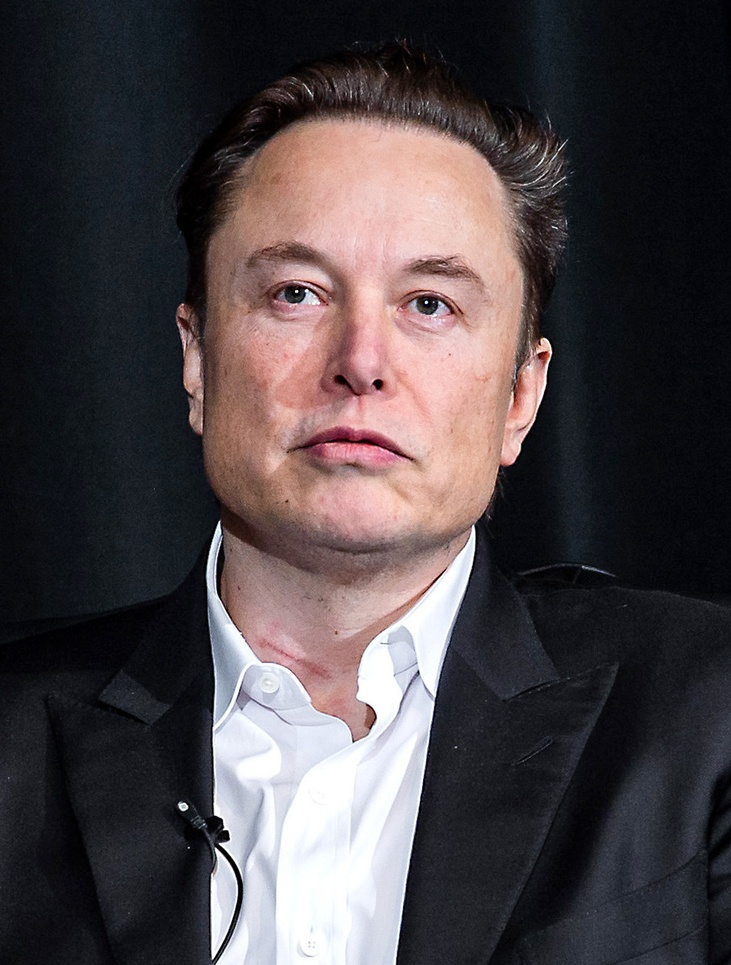
#> input picture reconocimiento_caras/imagenes/elonmusk/Elon_Musk_Colorado_2022.jpg, 731 x 965 px, shrunk from 907 x 1197 before the run
$ jupyter execute reconocimiento_caras.ipynb
#> lines starting #> are read from the running program, lines starting #| are printed output that depends on the picture; after the words box and inside, x2 and y2 are one past the last pixel; in counts of white or black regions, pixels touching at a corner belong together; long printed decimals are rounded
## Reconocimiento de caras

[cell 1]
import numpy as np
import cv2 as cv
from matplotlib import pyplot as plt
import os
import pylab # this allows you to control figure size

### Cargar las imagenes

[cell 2]
imagenes = []
for root, dirs, files in os.walk(".", topdown=False):
    if len(files) != 0:
        for name in files:
            imagenes.append(os.path.join(root, name))
    else:
        break
#> pass 2 of the loop `for root, dirs, files in os.walk(".", topdown=False):`:

### Funciones

[cell 3]
def obtener_cara(img):
  face_cascade = cv.CascadeClassifier(cv.data.haarcascades + \
                                  'haarcascade_frontalface_default.xml')

  gris = cv.cvtColor(img, cv.COLOR_BGR2GRAY)
  caras = face_cascade.detectMultiScale(gris,
                                 scaleFactor=1.3,
                                 minNeighbors=4,
                                 minSize=(30, 30),
                                 flags=cv.CASCADE_SCALE_IMAGE)
  c=[]
  for (x,y,w,h) in caras:
      c.append(gris[y:y+h,x:x+w])
  return c

def predict_face(modelo, img):
    #localizas la cara
    roi = obtener_cara(img)
    # roi
    id, confianza = modelo.predict(roi[0])
    if id == 0:
      print(f'id= {id} nombre= Biden confianza= {confianza}')
    elif id == 1:
      print(f'id= {id} nombre= Elon Musk confianza= {confianza}')
    elif id == 2:
      print(f'id= {id} nombre= Pedro Sanchez confianza= {confianza}')
    elif id == 3:
      print(f'id= {id} nombre= Putin confianza= {confianza}')

### Mostramos las caras que reconoce de las imagenes que le pasamos

[cell 4]
fig, (axs) = plt.subplots(nrows=len(imagenes), ncols=1, figsize=(50, 50))
for rang in range(len(imagenes)):

        img = cv.imread(imagenes[rang])
#> img is the input picture: shape (965, 731, 3); mean B, G, R 70.3, 67.3, 75.2

        face_cascade = cv.CascadeClassifier(cv.data.haarcascades + \
                                        'haarcascade_frontalface_default.xml')
        eye_cascade = cv.CascadeClassifier(cv.data.haarcascades + \
                                        'haarcascade_eye.xml')

        gris = cv.cvtColor(img, cv.COLOR_BGR2GRAY)
        caras = face_cascade.detectMultiScale(img,
                                 scaleFactor=1.3,
                                 minNeighbors=4,
                                 minSize=(30, 30),
                                 flags=cv.CASCADE_SCALE_IMAGE)
#> caras = [[160, 133, 411, 411]]
        img2 = img.copy()
        for (x,y,w,h) in caras:
                cv.rectangle(img2, (x,y), (x+w, y+h), (0,0,255), 4)
                roi = gris[y:y+h, x:x+w]
                roi_color = img2[y:y+h, x:x+w]
                ojos = eye_cascade.detectMultiScale(roi, 3, 1)
#> this loop made 1 pass
#> (x, y, w, h, ojos) on pass 1: (160, 133, 411, 411, [[106, 129, 60, 60], [238, 143, 60, 60]])
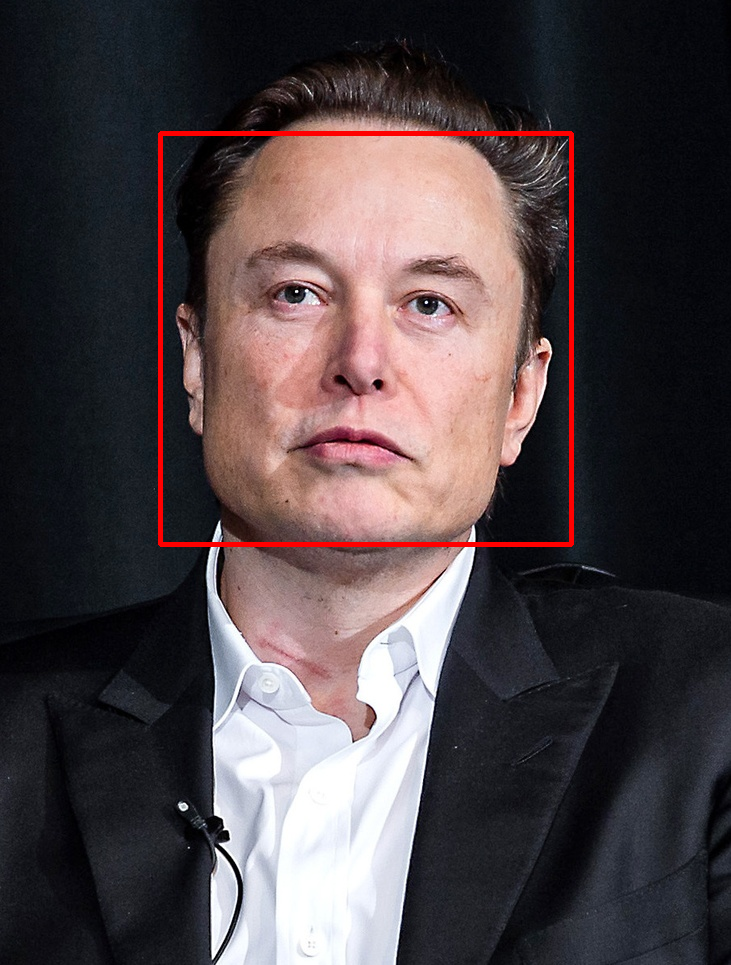
#> img2: shape (965, 731, 3); 1.16% of pixels changed, all inside (x1, y1, x2, y2) = (158, 131, 574, 547)
        for (x,y,w,h) in ojos:
                cv.rectangle(roi_color, (x,y), (x+w, y+h), (0,255, 0), 4)
#> this loop made 2 passes
#> (x, y, w, h) on passes 1 to 2: (106, 129, 60, 60), (238, 143, 60, 60)
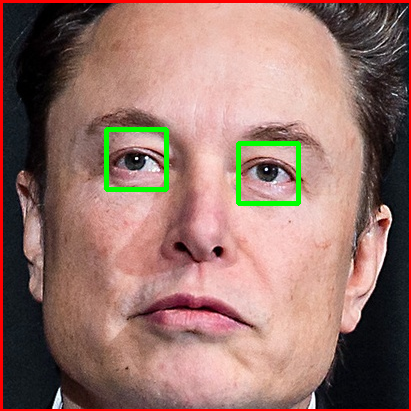
#> roi_color: shape (411, 411, 3); mean B, G, R 107, 115.8, 151.1

        axs[rang].imshow(img2,cmap="gray")
#> pass 2 of the loop `for rang in range(len(imagenes)):`:
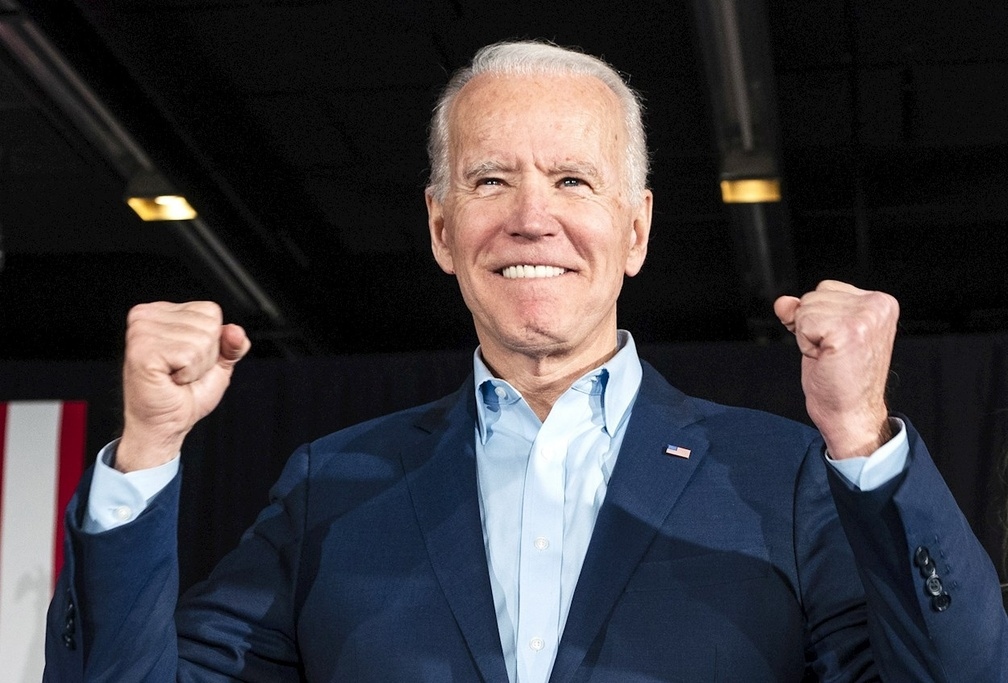
#> input picture reconocimiento_caras/imagenes/biden/5fa6d38b8a285.jpeg, 1008 x 683 px, shrunk from 1250 x 847 before the run
#> img is the input picture: shape (683, 1008, 3); mean B, G, R 62.4, 57.6, 59.4
#> `gris = cv.cvtColor(img, cv.COLOR_BGR2GRAY)`:
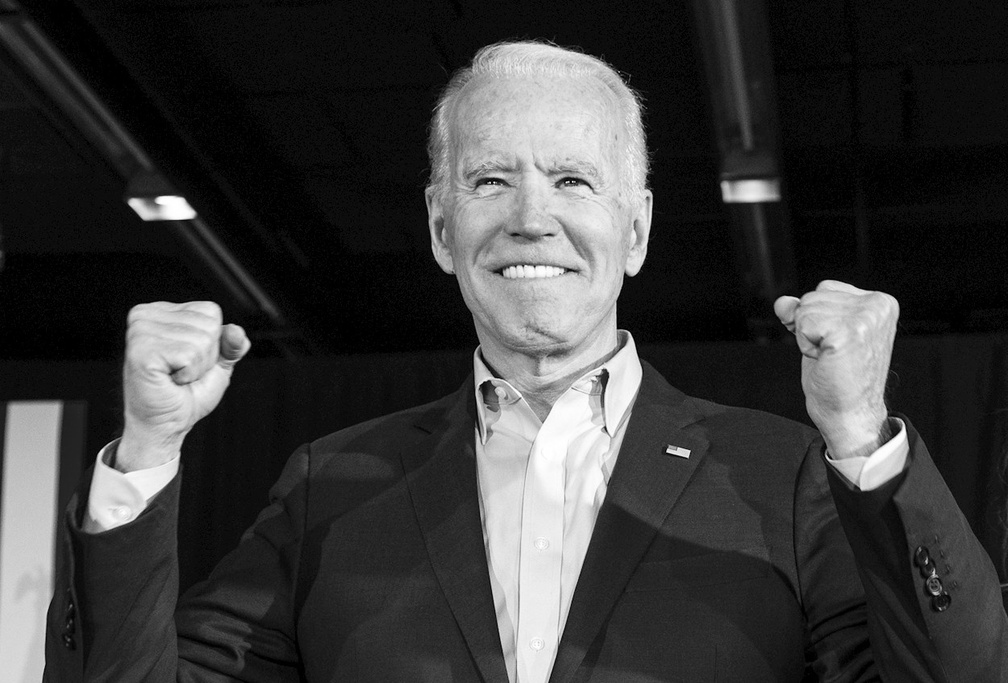
#> gris: shape (683, 1008); min 0, max 255, mean 58.7
#> `caras = face_cascade.detectMultiScale(img, scaleFactor=1.3, minNeighbo..`: caras = [[407, 77, 257, 257]]
#> the loop `for (x,y,w,h) in caras:` made 1 pass
#> after the loop `for (x,y,w,h) in caras:`:
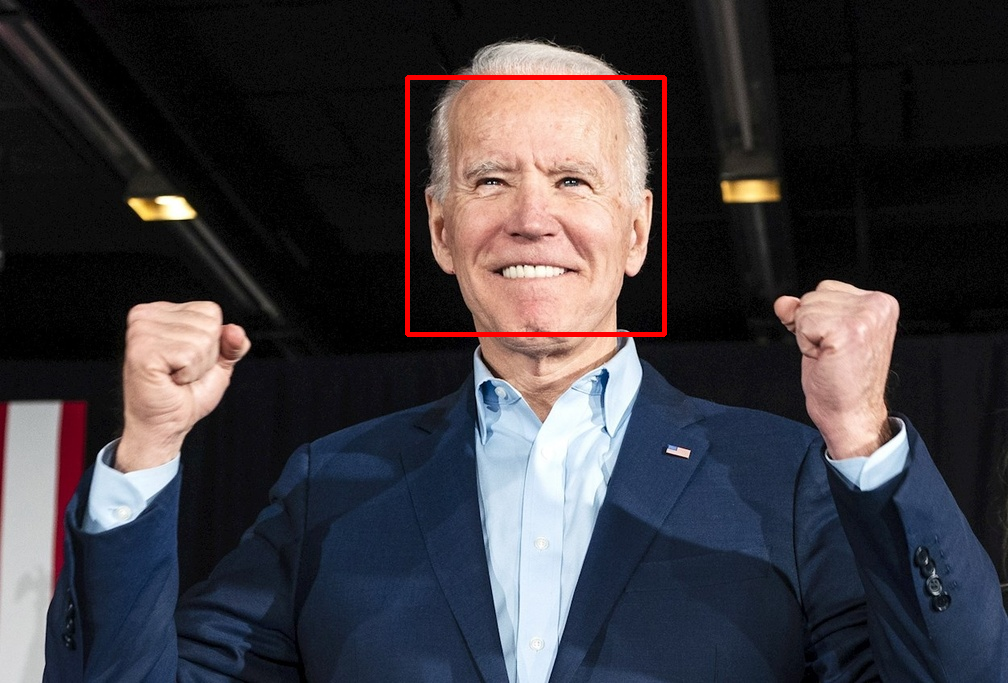
#> img2: shape (683, 1008, 3); 0.74% of pixels changed, all inside (x1, y1, x2, y2) = (405, 75, 667, 337)
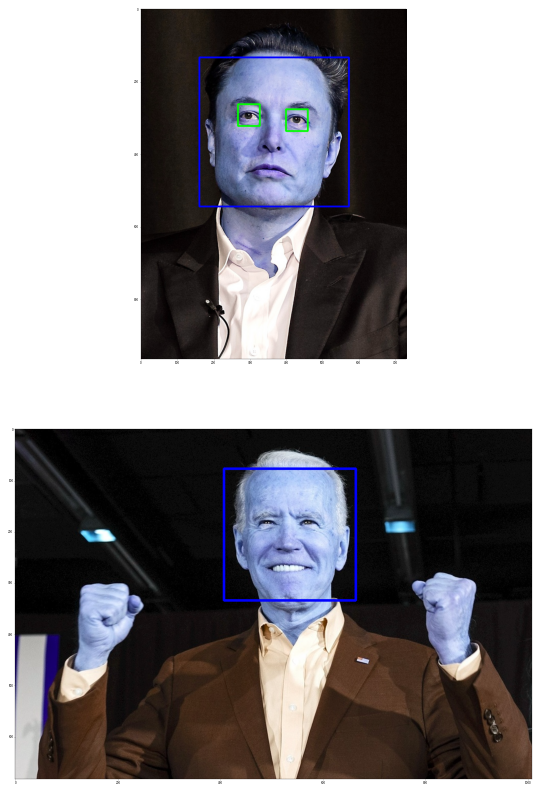
#> figure drawn by matplotlib, 2 panels; B, G, R data is drawn as R, G, B

Guardamos las caras con sus indices

[cell 5]
caras = []
valores = []
indice = 0
for root, dirs, files in os.walk(".", topdown=False):
    if len(files) != 0:
        for name in files:
            img = cv.imread(os.path.join(root, name))
            carasF=obtener_cara(img)
#> in obtener_cara, `caras = face_cascade.detectMultiScale(gris, scaleFactor=1.3, minNeighb..`: caras = [[160, 133, 411, 411]]
#> the loop in obtener_cara, `for (x,y,w,h) in caras:` made 1 pass
#> after the loop in obtener_cara, `for (x,y,w,h) in caras:`: c = 1 item
#> carasF = 1 item
            if len(carasF)>0:
                for i in carasF:
                    caras.append(i)
                    valores.append(indice)
#> this loop made 1 pass
#> after the loop, caras = 1 item; valores = [0]
    else:
        break
    indice += 1
#> pass 2 of the loop `for root, dirs, files in os.walk(".", topdown=False):`:
#> the loop in obtener_cara (call 2), `for (x,y,w,h) in caras:` made 1 pass
#> the loop `for i in carasF:` made 1 pass
#> after the loop `for i in carasF:`: caras = 2 items; valores = [0, 1]

Instalacion de la libreria necesaria: **pip install opencv-contrib-python**

Entrenamiento del modelo

[cell 6]
modelo= cv.face.LBPHFaceRecognizer_create()

modelo.train(np.array(caras,dtype=object),
             np.array(valores,dtype=int))

Pruebas

[cell 7]
img1 = cv.imread("pruebas/biden1.jpg")
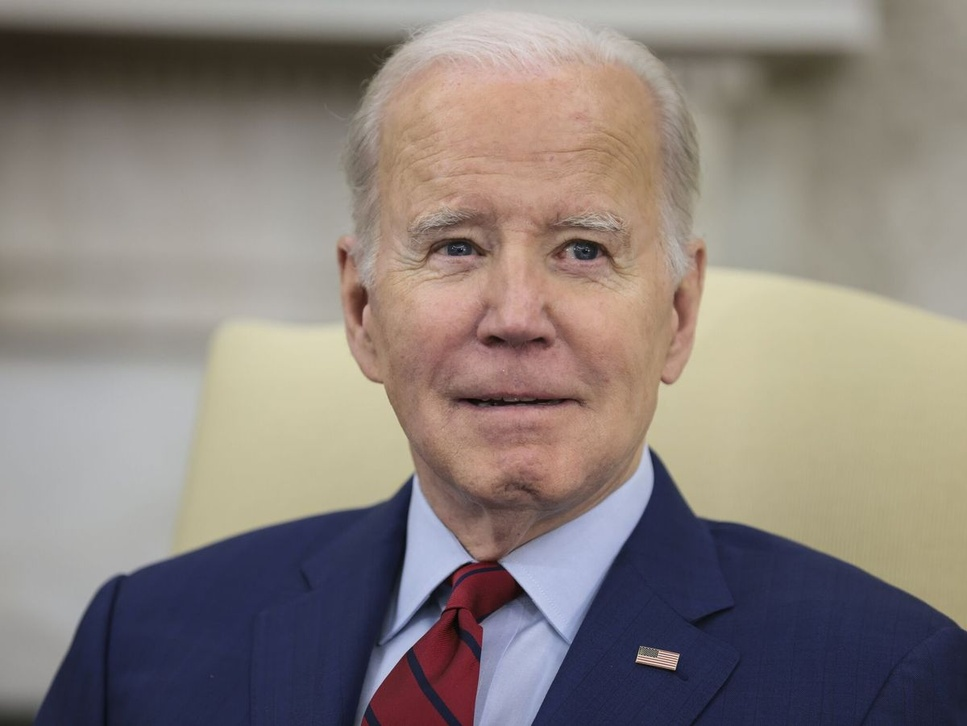
#> input picture reconocimiento_caras/pruebas/biden1.jpg, 967 x 726 px, shrunk from 1200 x 900 before the run
#> img1 is the input picture: shape (726, 967, 3); mean B, G, R 123.9, 128.7, 138.2
img2 = cv.imread("pruebas/elonmusk1.jpg")
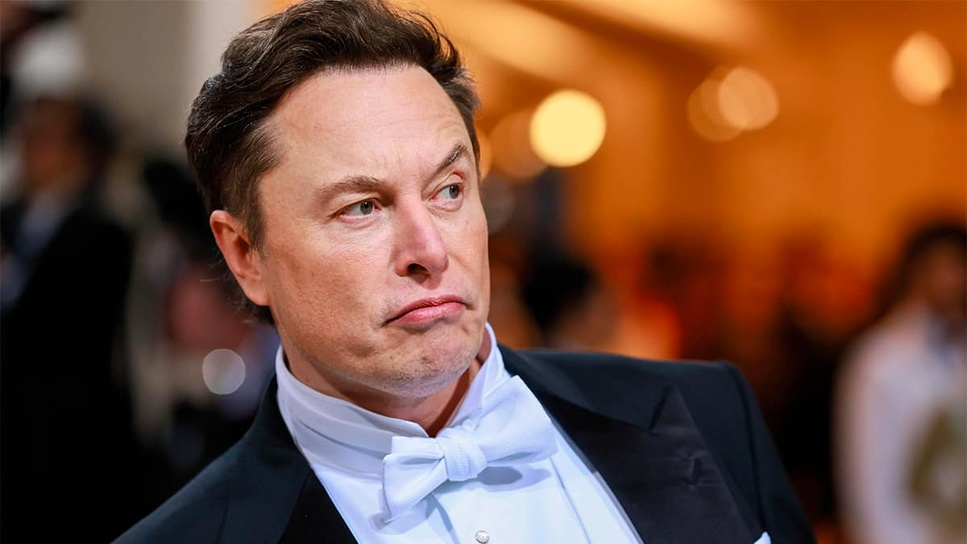
#> input picture reconocimiento_caras/pruebas/elonmusk1.jpg, 967 x 544 px, shrunk from 1200 x 675 before the run
#> img2 is the input picture: shape (544, 967, 3); mean B, G, R 60.7, 79.2, 117.8
img3 = cv.imread("pruebas/putin1.jpg")
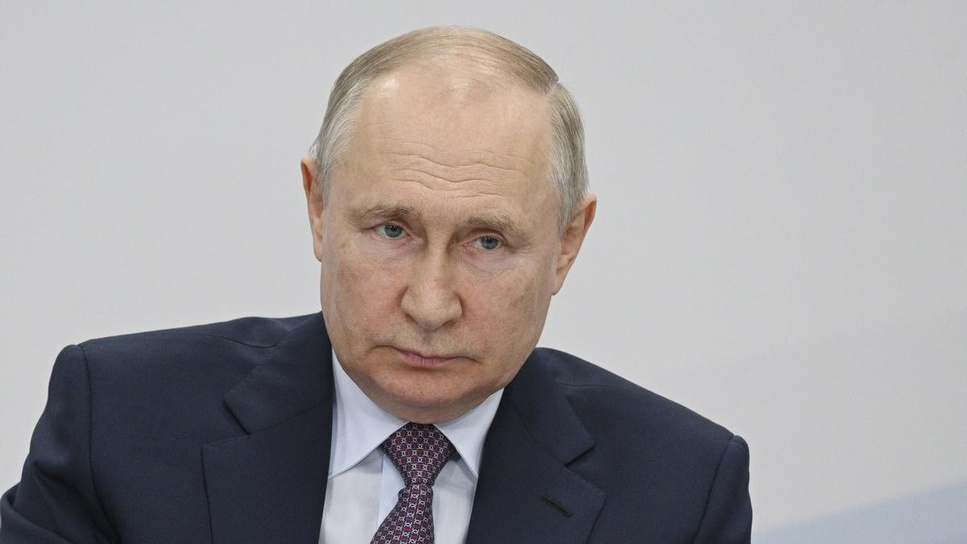
#> input picture reconocimiento_caras/pruebas/putin1.jpg, 967 x 544 px, shrunk from 1200 x 675 before the run
#> img3 is the input picture: shape (544, 967, 3); mean B, G, R 158.2, 157.4, 161.4
img4 = cv.imread("pruebas/pedrosanchez1.jpg")
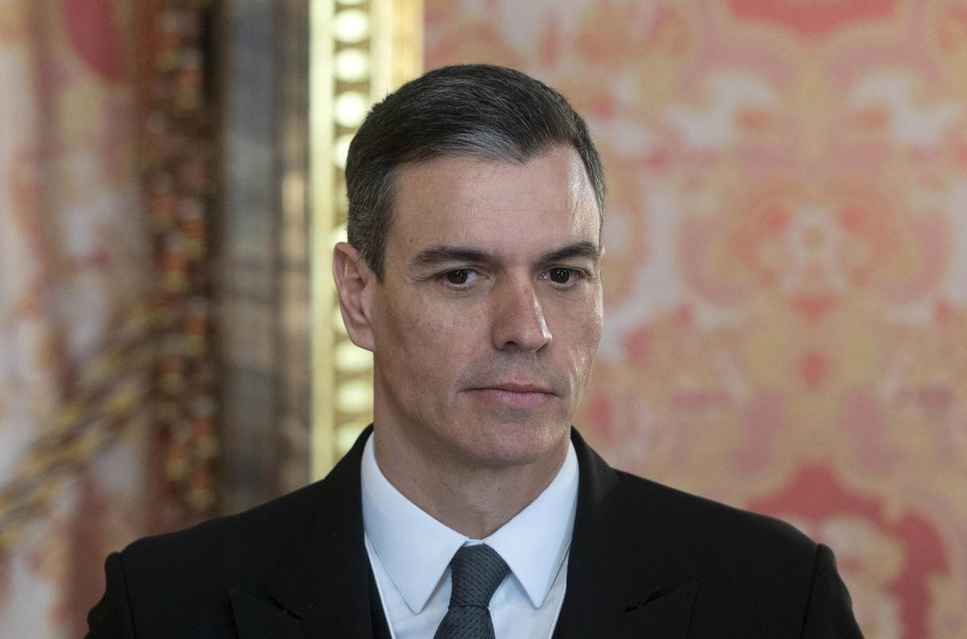
#> input picture reconocimiento_caras/pruebas/pedrosanchez1.jpg, 967 x 639 px, shrunk from 1200 x 793 before the run
#> img4 is the input picture: shape (639, 967, 3); mean B, G, R 99, 110.4, 129.1

predict_face(modelo,img1)
#> in predict_face, `roi = obtener_cara(img)`: roi = 1 item
#> in predict_face, `id, confianza = modelo.predict(roi[0])`: id = 0; confianza = 38.31
#| id= 0 nombre= Biden confianza= 38.313
predict_face(modelo,img2)
#| id= 0 nombre= Biden confianza= 48.537
predict_face(modelo,img3)
#| id= 0 nombre= Biden confianza= 32.740
predict_face(modelo,img4)
#> in obtener_cara (call 6), `gris = cv.cvtColor(img, cv.COLOR_BGR2GRAY)`:
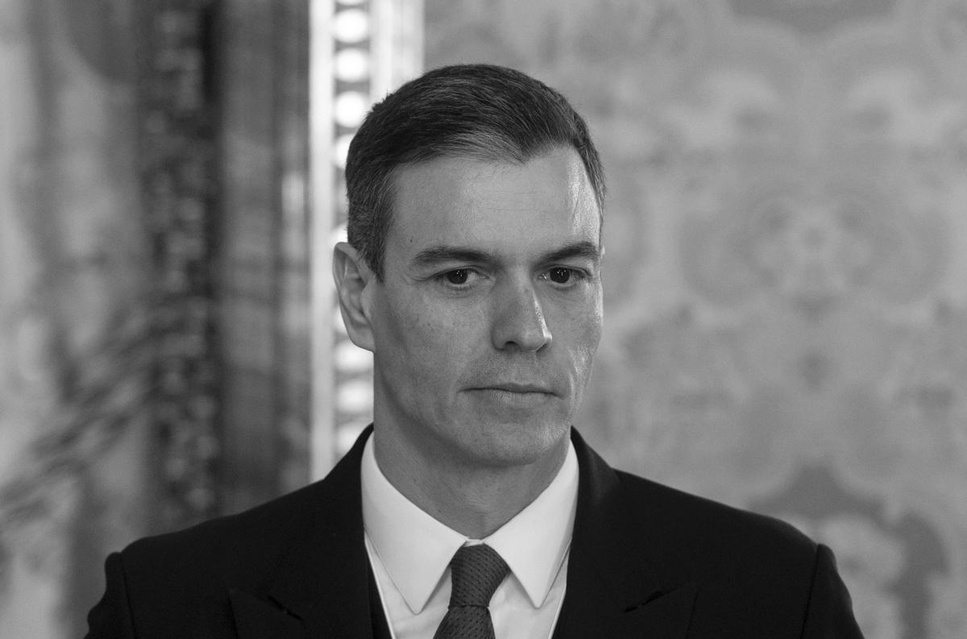
#> gris: shape (639, 967); min 0, max 255, mean 114.7
#> in obtener_cara (call 6), `caras = face_cascade.detectMultiScale(gris, scaleFactor=1.3, minNeighb..`: caras = [[367, 162, 291, 291]]
#> the loop in obtener_cara (call 6), `for (x,y,w,h) in caras:` made 1 pass
#| id= 0 nombre= Biden confianza= 31.789
